Frame 1 (no input): blank canvas, image omitted
Frame 60 (the mouse pressed at the canvas centre just before this capture): blank canvas, image omitted
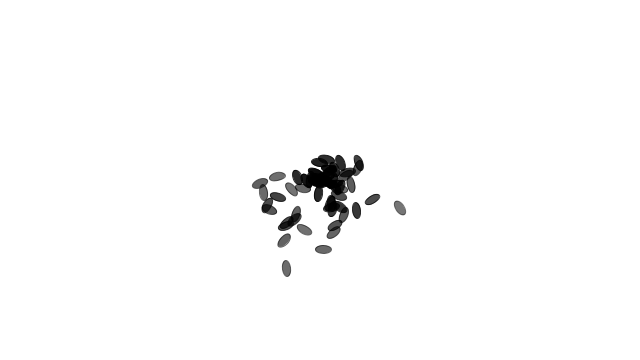
Frame 120 (the mouse held since frame 60 and released just before this capture)

The Processing sketch whose frames 1 and 60 were blank and that drew this single picture after the mouse press (run headless with seeded random() and noise(); from frame 60 on, the mouse is pressed at the canvas centre):

// Processing sketch: many_particle_systems
// ── many_particle_systems.pde
import java.util.Iterator;

ArrayList<ParticleSystem> systems;

void setup() {
  size(640, 360);
  systems = new ArrayList<ParticleSystem>();
}

void draw() {
  background(255);
  Iterator<ParticleSystem> iterator = systems.iterator();
  while(iterator.hasNext()) {
    ParticleSystem sys = iterator.next();
    sys.run();
    sys.addParticle();
    if (sys.particles.size() == 0) {
      iterator.remove();
    }
  }
}

void mousePressed() {
  systems.add(new ParticleSystem(new PVector(mouseX,mouseY)));
}

class ParticleSystem {
  ArrayList<Particle> particles;
  PVector origin;
  boolean nonedead;
  
  ParticleSystem(PVector location) {
    origin = location.get();
    particles = new ArrayList<Particle>();
    nonedead = true;
  }
  
  void addParticle() {
    if (nonedead) {
      particles.add(new Particle(origin));
    }
  }
  
  void run() {
    Iterator<Particle> it = particles.iterator();
    while (it.hasNext()) {
      Particle p = it.next();
      p.run();
      if (p.isDead()) {
        it.remove();
        nonedead = false;
      }
    }
  }
  
}

class Particle {
  PVector location;
  PVector velocity;
  PVector acceleration;
  float lifespan;
  float mass;
  float theta;
  float avel;
  float aacc;
  Particle(PVector l) {
    acceleration = new PVector(0,0.05);
    float magvel = random(-4, -2);
    float thetaoffset = random(-PI/6, PI/6);
    velocity = new PVector(random(-1.5, 1.5), random(-1.5, 0.5));
    location = l.get();
    lifespan = 255.0;
    theta = 0;
    avel = random(-0.1, 0.1);
    aacc = random(-0.005, 0.005);
  }
  
  void applyforce(PVector force) {
    acceleration.x += force.x/mass;
    acceleration.y += force.y/mass;
  }
 
  void run() {
    update();
    display();
  }
 
  void update() {
    velocity.add(acceleration);
    location.add(velocity);
    lifespan -= 2.0;
    avel += aacc;
    theta += avel;
  }
 
  void display() {
    stroke(0,lifespan);
    fill(0,lifespan);
    pushMatrix();
    translate(location.x,location.y);
    rotate(theta);
    ellipse(0,0,16,8);
    popMatrix();
  }
 
  boolean isDead() {
    if (lifespan < 0.0) {
      return true;
    } else {
      return false;
    }
  }
}
